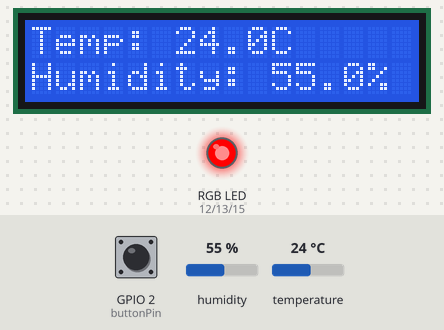
Recording of a sketch running on a simulated ESP8266 (NodeMCU). Parts: 16×2 character LCD, an RGB LED mixed from three pins (HIGH = lit). The test bench sets the inputs (shaded band); at power-on: GPIO 2 (buttonPin) HIGH, temperature 24 °C, humidity 55 %. WiFi joins after 1.5 s; servers stay silent unless stated; what the sketch prints to the serial monitor is not drawn.

Above: at 4.7 s.
4.8 s: GPIO 2 (buttonPin) pulled LOW for 0.15 s
At 5.7 s:
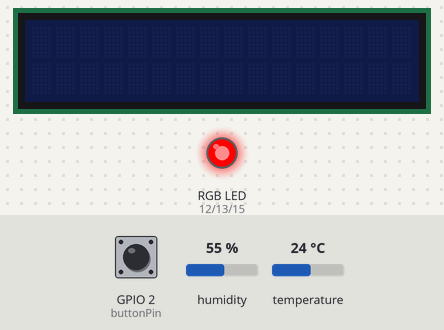
6.4 s: GPIO 2 (buttonPin) pulled LOW for 1 s
At 6.9 s:
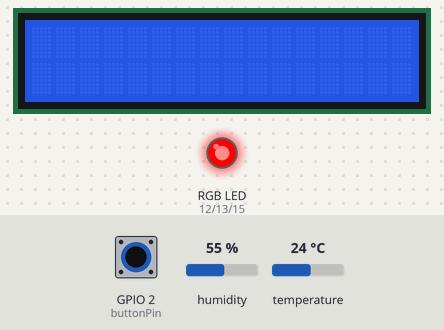
8.9 s: temperature set to 23.5 °C
At 10.2 s:
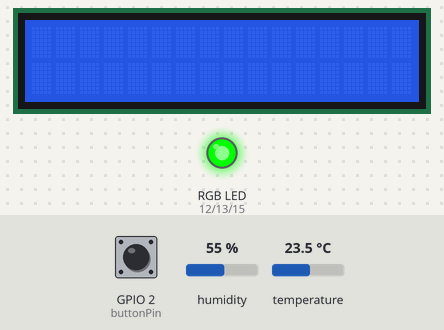
11.1 s: temperature set to 12 °C
At 11.9 s:
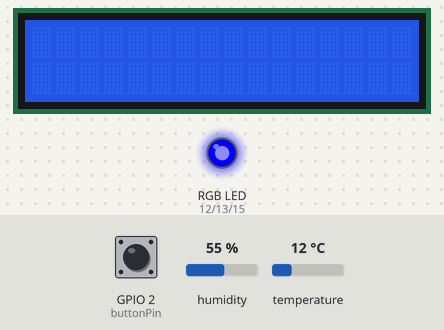
13.1 s: GPIO 2 (buttonPin) pulled LOW for 0.15 s
At 14.3 s:
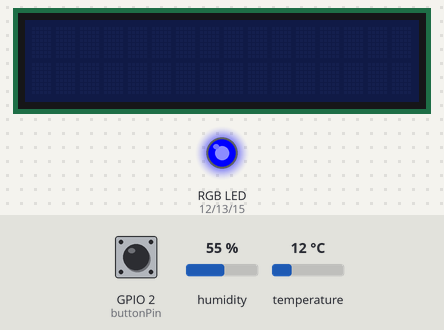
14.7 s: temperature set to 19 °C
At 16.6 s:
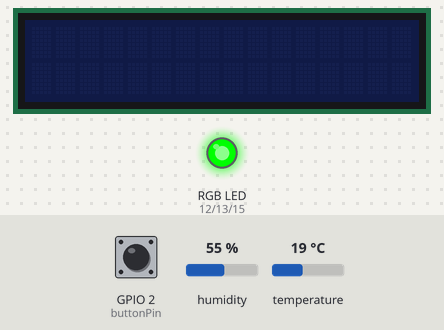
Timing chart, 0 to 18.1 s (numbered marks = the images above; inputs shaded):
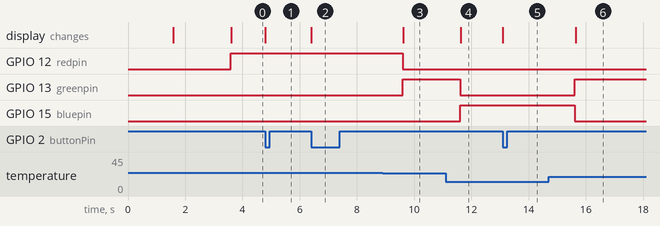

Measured:
- the behaviour switches between 24 and 23.9 °C on temperature (found by bisection; images 2 and 3)
- after the input at 4.8 s, the display: changes at once (image 1)
- after the input at 6.4 s, the display: changes at once (image 2)
- after the input at 8.9 s, GPIO 12 (redpin): HIGH → LOW after 0.70 s; GPIO 13 (greenpin): LOW → HIGH after 0.70 s
- after the input at 11.1 s, GPIO 13 (greenpin): HIGH → LOW after 0.51 s; GPIO 15 (bluepin): LOW → HIGH after 0.51 s
- after the input at 13.1 s, the display: changes at once (image 5)
- after the input at 14.7 s, GPIO 13 (greenpin): LOW → HIGH after 0.92 s; GPIO 15 (bluepin): HIGH → LOW after 0.92 s

The sketch:

Combine.ino
```cpp
#include <LiquidCrystal_I2C.h>
#include <DHT.h>
#include <ESP8266WiFi.h>
#include <ESP8266HTTPClient.h>
#include <ESP8266WebServer.h>
#include <WiFiClient.h>
#include <ArduinoJson.h>

// Constants won't change.
#define DHTPIN 14
#define DHTTYPE DHT22
DHT dht(DHTPIN, DHTTYPE);

// Set web server port number to 80
ESP8266WebServer webserver(80);

const char* ssid = "RM";
const char* password = "Bellum97!";

const char* serverName = "http://rnuhl-178-84-238-34.a.free.pinggy.online/php/post_measured_data.php?";

const int buttonPin = 2;  // the number of the pushbutton pin
int redpin = 12;          // select the pin for the red LED
int bluepin = 15;         // select the pin for the blue LED
int greenpin = 13;        // select the pin for the green LED

// Variables will change:
bool lcdState = true;         // Start with the LCD in the ON state
bool lastButtonState = HIGH;  // the previous reading from the input pin

unsigned long lastDebounceTime = 0;
unsigned long debounceDelay = 50;  // Adjust this value as needed

unsigned long lastTime = 0;

unsigned long timerDelay = 300000;

// Global variables for min and max temperature
double minTemp = 18.0;
double maxTemp = 24.0;

double lastTemperature = 0.0;  // Initialize with an out-of-range value
double lastHumidity = 0.0;     // Initialize with an out-of-range value

// Define the LCD
LiquidCrystal_I2C lcd(0x27, 16, 2);

// Function to map temperature to RGB colors
void mapTemperatureToRGB(double temp) {
  if (temp < minTemp) {
    analogWrite(redpin, 0);     // No red
    analogWrite(bluepin, 255);  // Full intensity blue, no green
    analogWrite(greenpin, 0);   // No green
  } else if (temp > minTemp && temp < maxTemp) {
    analogWrite(redpin, 0);      // No red
    analogWrite(bluepin, 0);     // No blue
    analogWrite(greenpin, 255);  // Full intensity green, no red or blue
  } else {
    analogWrite(redpin, 255);  // Full intensity red, no green or blue
    analogWrite(bluepin, 0);   // No blue
    analogWrite(greenpin, 0);  // No green
  }
}

void handleData() {
  // Check if the HTTP method is POST
  if (webserver.method() == HTTP_POST) {
    // Parse the JSON data
    String json = webserver.arg("plain");
    DynamicJsonDocument doc(256);  // Adjust the JSON buffer size accordingly
    DeserializationError error = deserializeJson(doc, json);

    if (error) {
      // Error parsing JSON
      webserver.send(400, "application/json", "{ \"error\": \"Parsing Json error\" }");
    } else {
      // JSON parsed successfully
      minTemp = doc["minTemp"];
      maxTemp = doc["maxTemp"];

      webserver.send(200, "application/json", "{\"message\": \"Data received and processed successfully\"}");
    }
  }
}

void setup() {
  // Enable the internal pull-up resistor on the button pin
  pinMode(redpin, OUTPUT);
  pinMode(bluepin, OUTPUT);
  pinMode(greenpin, OUTPUT);
  pinMode(buttonPin, INPUT_PULLUP);

  Serial.begin(9600);  // Initialize serial communication

  WiFi.begin(ssid, password);
  Serial.println("Connecting");
  while (WiFi.status() != WL_CONNECTED) {
    delay(500);
    Serial.print(".");
  }
  Serial.println("");
  Serial.print("Connected to WiFi network with IP Address: ");
  Serial.println(WiFi.localIP());

  // Start Web Server
  webserver.on("/range", HTTP_POST, handleData);

  webserver.begin();

  lcd.init();       // Initialize the LCD
  lcd.backlight();  // Turn on the backlight
  lcd.setCursor(0, 0);
  lcd.print("Welcome");
  dht.begin();
  delay(2000);
  lcd.clear();
}

void loop() {
  webserver.handleClient();

  // Read the state of the switch into a local variable:
  bool buttonState = digitalRead(buttonPin);

  if (buttonState != lastButtonState) {
    // Check if the button state has changed
    if ((millis() - lastDebounceTime) > debounceDelay) {
      if (buttonState == LOW) {
        lcdState = !lcdState;  // Toggle the LCD state
        if (lcdState) {
          lcd.backlight();
        } else {
          lcd.noBacklight();
          lcd.off();
        }
      }
      lastDebounceTime = millis();
    }
    lastButtonState = buttonState;
  }

  // Read temperature and humidity
  double temp = dht.readTemperature();
  double hum = dht.readHumidity();

  mapTemperatureToRGB(temp);

  // Only update the LCD when temperature or humidity changes
  if (temp != lastTemperature || hum != lastHumidity) {
    lcd.setCursor(0, 0);
    lcd.print("Temp: ");
    lcd.print(temp, 1);  // Display 1 decimal place
    lcd.print("C");

    lcd.setCursor(0, 1);
    lcd.print("Humidity: ");
    lcd.print(hum, 1);  // Display 1 decimal place
    lcd.print("%");
    lastTemperature = temp;
    lastHumidity = hum;
  }

  // Send an HTTP POST request every 5 minutes
  if ((millis() - lastTime) > timerDelay) {
    // Check WiFi connection status
    if (WiFi.status() == WL_CONNECTED) {
      WiFiClient client;
      HTTPClient http;

      // Your Domain name with URL path or IP address with path
      http.begin(client, serverName);

      // Specify content-type header
      http.addHeader("Content-Type", "application/json");

      // create a Json object
      DynamicJsonDocument doc(256);

      doc["temperature"] = temp;
      doc["humidity"] = hum;

      String jsonString;

      serializeJson(doc, jsonString);

      http.POST(jsonString);

      // Disconnect
      http.end();
    } else {
      Serial.println("WiFi Disconnected");
    }
    lastTime = millis();
  }
}
```
